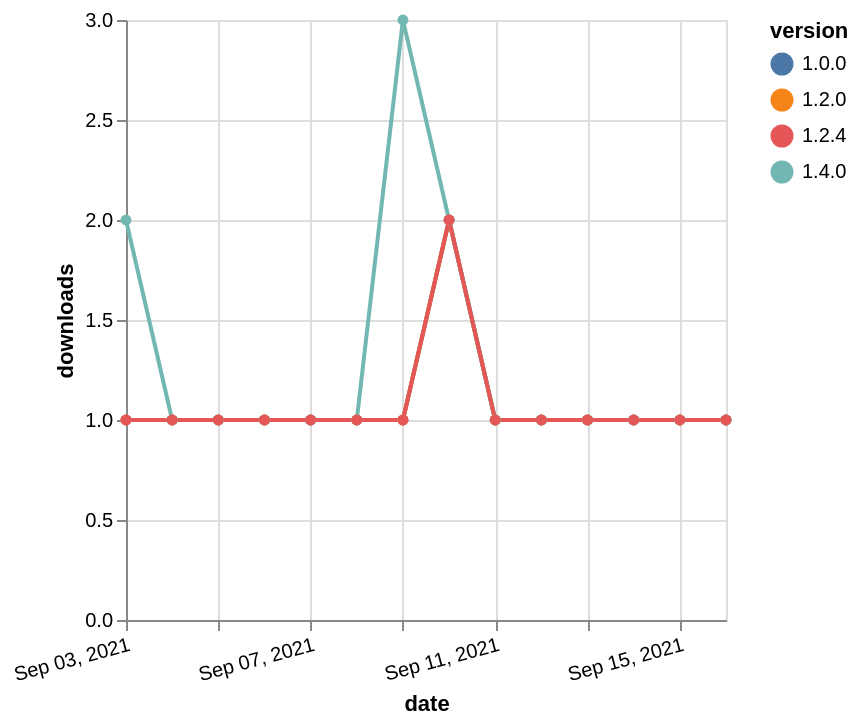

Describe this chart as a Vega-Lite specification.
### Vega-Lite specification from a JSON file in a GitHub repository (floating-point values rounded to 4 significant figures)
{"$schema": "https://vega.github.io/schema/vega-lite/v5.json", "description": "A simple bar chart with embedded data.", "data": {"values": [{"date": "2021-09-03", "total": 171, "delta": 1, "version": "1.0.0"}, {"date": "2021-09-04", "total": 172, "delta": 1, "version": "1.0.0"}, {"date": "2021-09-05", "total": 173, "delta": 1, "version": "1.0.0"}, {"date": "2021-09-06", "total": 174, "delta": 1, "version": "1.0.0"}, {"date": "2021-09-07", "total": 175, "delta": 1, "version": "1.0.0"}, {"date": "2021-09-08", "total": 176, "delta": 1, "version": "1.0.0"}, {"date": "2021-09-09", "total": 177, "delta": 1, "version": "1.0.0"}, {"date": "2021-09-10", "total": 179, "delta": 2, "version": "1.0.0"}, {"date": "2021-09-11", "total": 180, "delta": 1, "version": "1.0.0"}, {"date": "2021-09-12", "total": 181, "delta": 1, "version": "1.0.0"}, {"date": "2021-09-13", "total": 182, "delta": 1, "version": "1.0.0"}, {"date": "2021-09-14", "total": 183, "delta": 1, "version": "1.0.0"}, {"date": "2021-09-15", "total": 184, "delta": 1, "version": "1.0.0"}, {"date": "2021-09-16", "total": 185, "delta": 1, "version": "1.0.0"}, {"date": "2021-09-03", "total": 155, "delta": 1, "version": "1.2.0"}, {"date": "2021-09-04", "total": 156, "delta": 1, "version": "1.2.0"}, {"date": "2021-09-05", "total": 157, "delta": 1, "version": "1.2.0"}, {"date": "2021-09-06", "total": 158, "delta": 1, "version": "1.2.0"}, {"date": "2021-09-07", "total": 159, "delta": 1, "version": "1.2.0"}, {"date": "2021-09-08", "total": 160, "delta": 1, "version": "1.2.0"}, {"date": "2021-09-09", "total": 161, "delta": 1, "version": "1.2.0"}, {"date": "2021-09-10", "total": 163, "delta": 2, "version": "1.2.0"}, {"date": "2021-09-11", "total": 164, "delta": 1, "version": "1.2.0"}, {"date": "2021-09-12", "total": 165, "delta": 1, "version": "1.2.0"}, {"date": "2021-09-13", "total": 166, "delta": 1, "version": "1.2.0"}, {"date": "2021-09-14", "total": 167, "delta": 1, "version": "1.2.0"}, {"date": "2021-09-15", "total": 168, "delta": 1, "version": "1.2.0"}, {"date": "2021-09-16", "total": 169, "delta": 1, "version": "1.2.0"}, {"date": "2021-09-03", "total": 122, "delta": 2, "version": "1.4.0"}, {"date": "2021-09-04", "total": 123, "delta": 1, "version": "1.4.0"}, {"date": "2021-09-05", "total": 124, "delta": 1, "version": "1.4.0"}, {"date": "2021-09-06", "total": 125, "delta": 1, "version": "1.4.0"}, {"date": "2021-09-07", "total": 126, "delta": 1, "version": "1.4.0"}, {"date": "2021-09-08", "total": 127, "delta": 1, "version": "1.4.0"}, {"date": "2021-09-09", "total": 130, "delta": 3, "version": "1.4.0"}, {"date": "2021-09-10", "total": 132, "delta": 2, "version": "1.4.0"}, {"date": "2021-09-11", "total": 133, "delta": 1, "version": "1.4.0"}, {"date": "2021-09-12", "total": 134, "delta": 1, "version": "1.4.0"}, {"date": "2021-09-13", "total": 135, "delta": 1, "version": "1.4.0"}, {"date": "2021-09-14", "total": 136, "delta": 1, "version": "1.4.0"}, {"date": "2021-09-15", "total": 137, "delta": 1, "version": "1.4.0"}, {"date": "2021-09-16", "total": 138, "delta": 1, "version": "1.4.0"}, {"date": "2021-09-03", "total": 139, "delta": 1, "version": "1.2.4"}, {"date": "2021-09-04", "total": 140, "delta": 1, "version": "1.2.4"}, {"date": "2021-09-05", "total": 141, "delta": 1, "version": "1.2.4"}, {"date": "2021-09-06", "total": 142, "delta": 1, "version": "1.2.4"}, {"date": "2021-09-07", "total": 143, "delta": 1, "version": "1.2.4"}, {"date": "2021-09-08", "total": 144, "delta": 1, "version": "1.2.4"}, {"date": "2021-09-09", "total": 145, "delta": 1, "version": "1.2.4"}, {"date": "2021-09-10", "total": 147, "delta": 2, "version": "1.2.4"}, {"date": "2021-09-11", "total": 148, "delta": 1, "version": "1.2.4"}, {"date": "2021-09-12", "total": 149, "delta": 1, "version": "1.2.4"}, {"date": "2021-09-13", "total": 150, "delta": 1, "version": "1.2.4"}, {"date": "2021-09-14", "total": 151, "delta": 1, "version": "1.2.4"}, {"date": "2021-09-15", "total": 152, "delta": 1, "version": "1.2.4"}, {"date": "2021-09-16", "total": 153, "delta": 1, "version": "1.2.4"}]}, "width": "container", "mark": {"type": "line", "point": {"filled": true}}, "encoding": {"x": {"field": "date", "type": "temporal", "timeUnit": "yearmonthdate", "title": "date", "axis": {"labelAngle": -15}}, "y": {"field": "delta", "type": "quantitative", "title": "downloads"}, "color": {"field": "version", "type": "nominal"}, "tooltip": {"field": "delta"}}}
